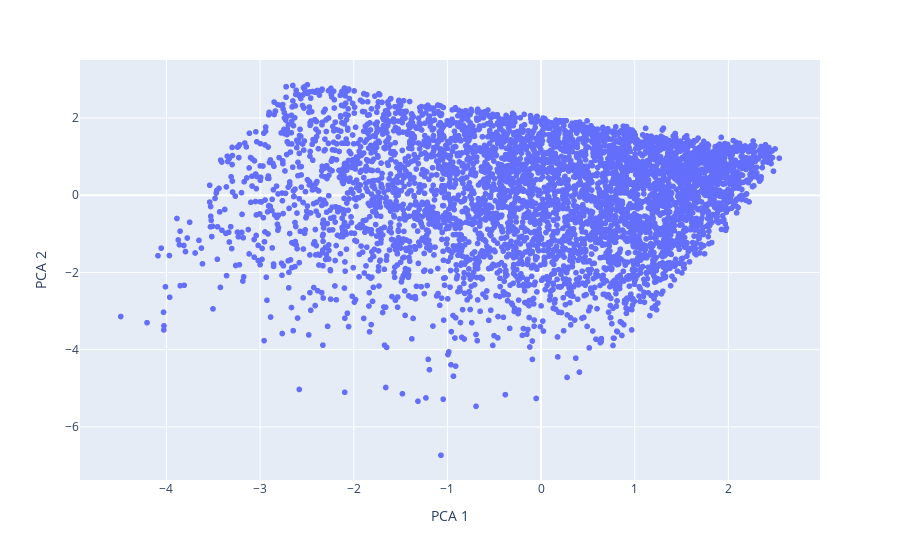

Notebook source saved alongside this figure:
### Code cell
px.scatter(clustering_dataset, x='PCA 1', y='PCA 2')

### Figure 1 — Plotly figure (JSON) as saved in the notebook; plotly's stock layout.template omitted (floating-point values rounded to 4 significant figures; data arrays with more than 128 entries replaced by an {"elided": "..."} marker saying what was removed)
{"data": [{"hovertemplate": "PCA 1=%{x}<br>PCA 2=%{y}<extra></extra>", "legendgroup": "", "marker": {"color": "#636efa", "symbol": "circle"}, "mode": "markers", "name": "", "showlegend": false, "type": "scattergl", "x": {"elided": "5000 float values"}, "xaxis": "x", "y": {"elided": "5000 float values"}, "yaxis": "y"}], "layout": {"legend": {"tracegroupgap": 0}, "margin": {"t": 60}, "xaxis": {"anchor": "y", "domain": [0, 1], "title": {"text": "PCA 1"}}, "yaxis": {"anchor": "x", "domain": [0, 1], "title": {"text": "PCA 2"}}}}
